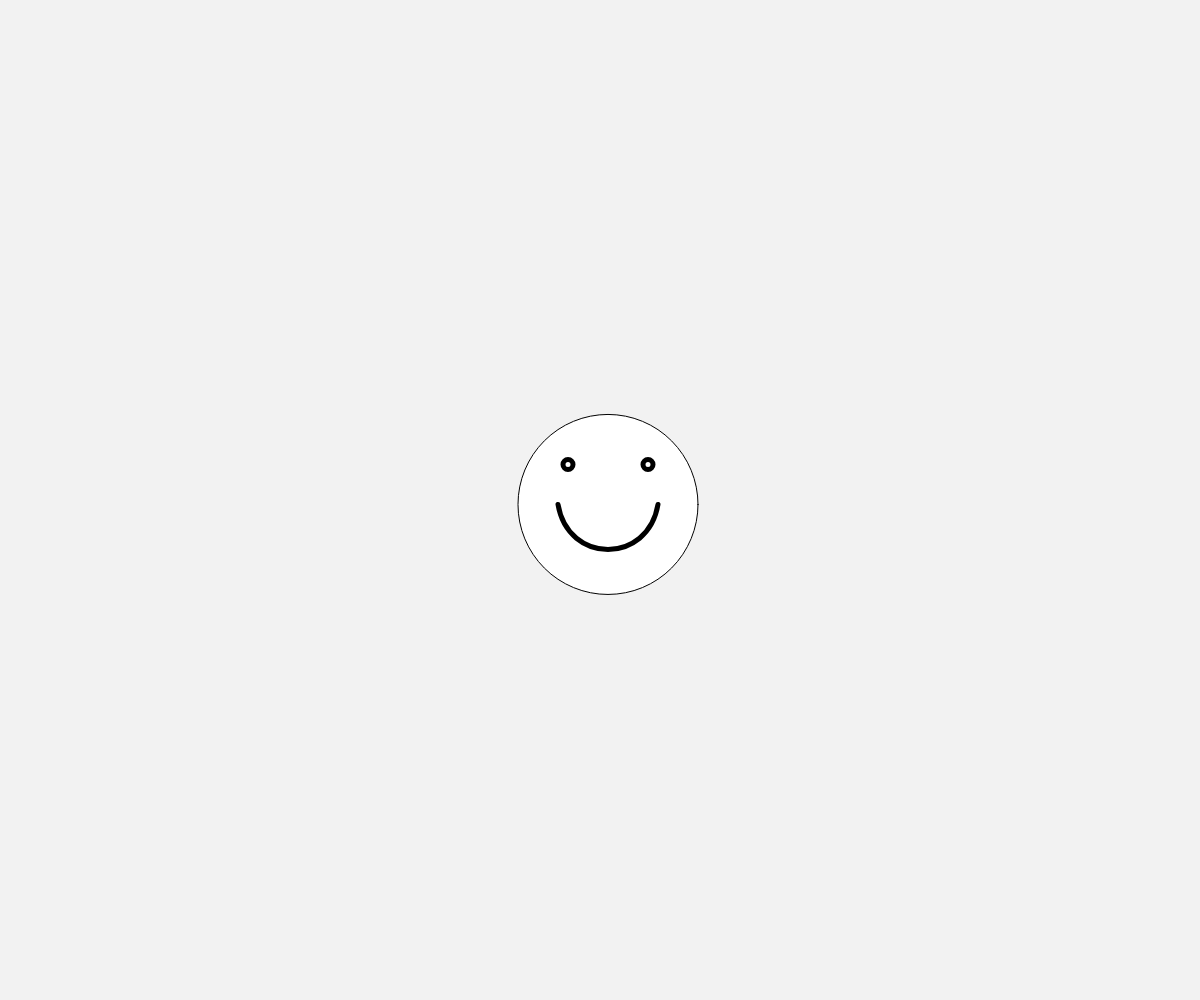
Frame 1 (no input)
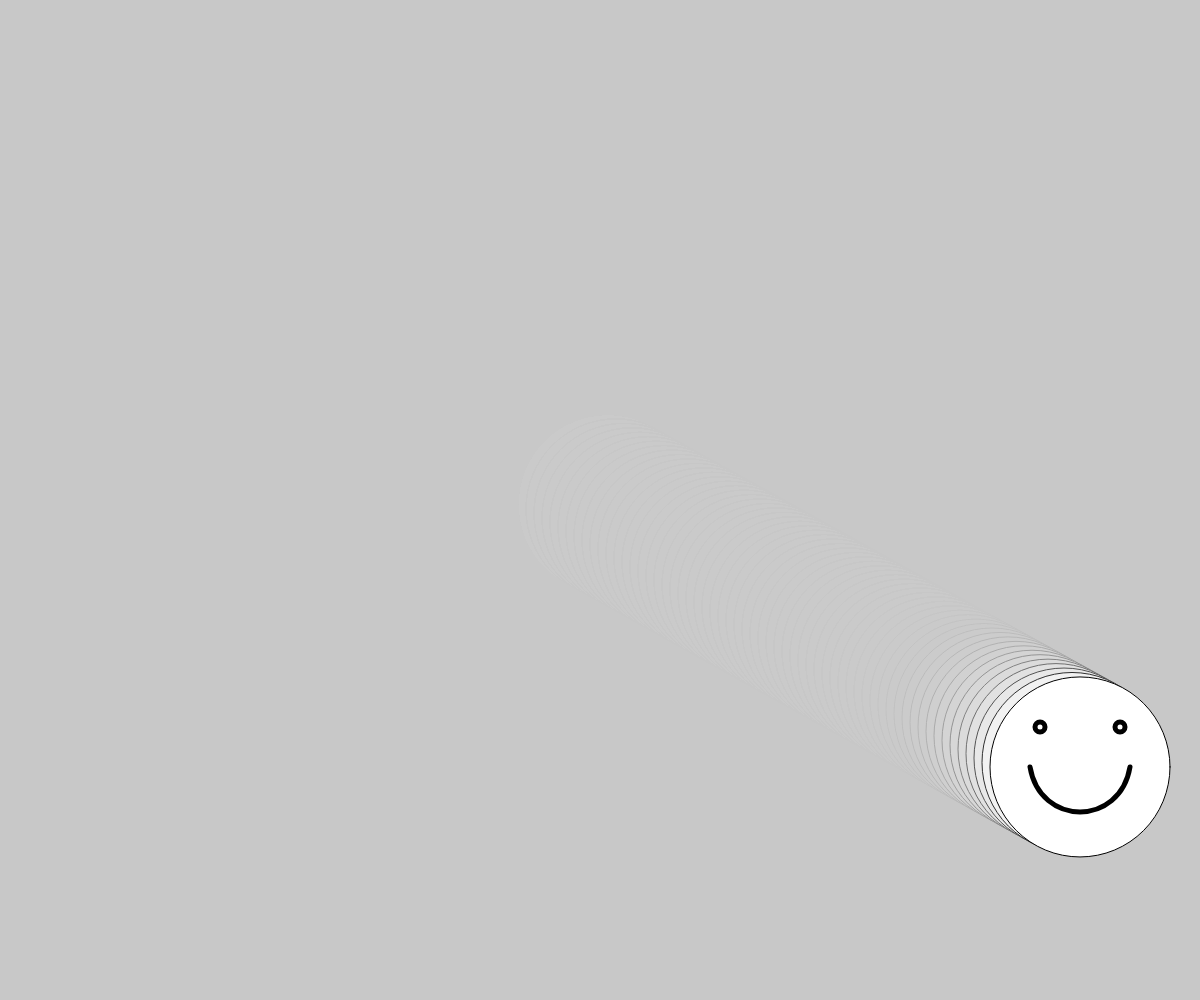
Frame 60 (no input)
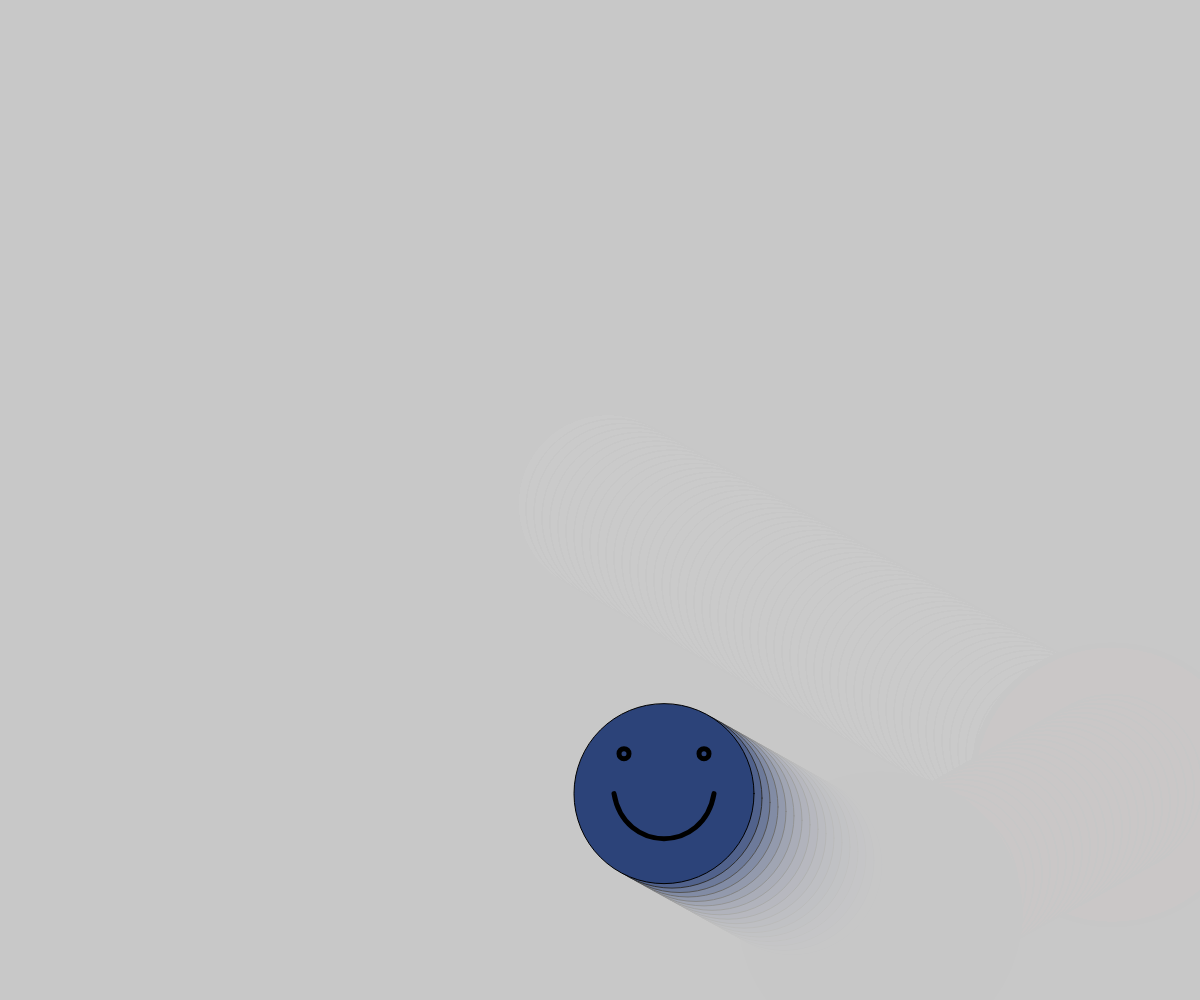
Frame 120 (the mouse pressed at the canvas centre since frame 60)

The p5.js sketch that drew these frames (run headless with seeded random() and noise() and a simulated clock; from frame 60 on, the mouse is pressed at the canvas centre):

// p5.js sketch
// ── sketch.js

let sphere;
let face;
let pos;
let speed;

function setup() {
  createCanvas(windowWidth, windowHeight);
  sphere = new Ball();
  pos = createVector(width/2, height);
  speed = createVector(0, 0);
  speed.x = random(-2,2);
  speed.y = random(-2,2);
}

function draw() {
  background(200,60); // motion blur
  sphere.update();
  sphere.wallCheck();
  sphere.render();
 
}
  
class Ball {

  constructor() {

    this.diam = 180;

    this.xpos = width/2;
    this.ypos = height/2;

    this.xspeed = random(3, 10);
    this.yspeed = random(3, 10);
  }

  update(){
    this.xpos += this.xspeed
    this.ypos += this.yspeed
  }

  wallCheck(){
    if(this.xpos >= width - this.diam/2 || this.xpos <= this.diam/2){
  this.xspeed = this.xspeed * -1;
    fill(random(255), random(255), random(255));
    ellipse(this.xpos, this.ypos, this.diam+100); // ellipse flash
  }

   if(this.ypos >= height - this.diam/2 || this.ypos <= this.diam/2){
  this.yspeed = this.yspeed * -1;
     fill(random(255), random(255), random(255)); 
     ellipse(this.xpos,this.ypos, this.diam + 100); //ellipse flash
   }
  }

render(){
  strokeWeight(1);
  ellipse(this.xpos, this.ypos, this.diam);
  strokeWeight(5);
  ellipse(this.xpos-40, this.ypos-40, 10);
  ellipse(this.xpos + 40, this.ypos - 40, 10);
  bezier(this.xpos-50, this.ypos, this.xpos-40, this.ypos+60, this.xpos+40, this.ypos+60, this.xpos+50, this.ypos);
}
}
